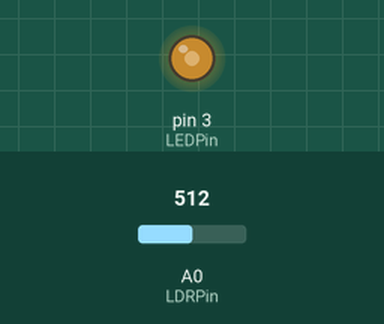
The sketch below on a simulated Arduino Uno, built with avr-gcc and run on an emulated ATmega328P. Parts: output pins drawn as LEDs (lit = HIGH). The test bench sets the inputs (shaded band); at power-on: A0 (LDRPin) = 512. What the sketch prints to the serial monitor is not drawn.

Above: at 1.2 s.
1.3 s: A0 (LDRPin) set to 410
At 1.9 s:
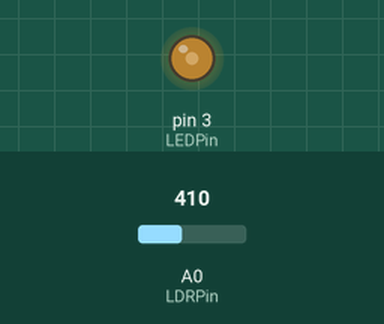
2.8 s: A0 (LDRPin) set to 375
At 3.7 s:
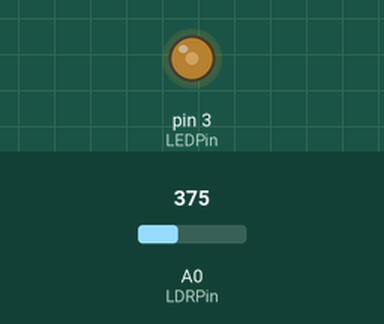
4.3 s: A0 (LDRPin) set to 122
At 5.2 s:
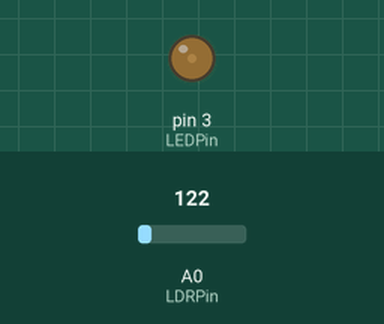
5.8 s: A0 (LDRPin) set to 11
At 6.5 s:
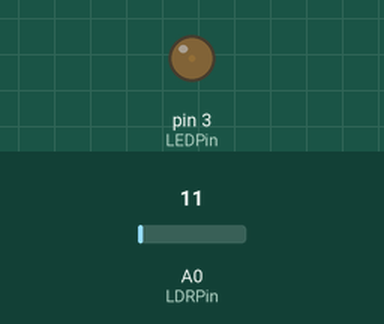
7.3 s: A0 (LDRPin) set to 8
8.8 s: A0 (LDRPin) set to 900
At 9.9 s:
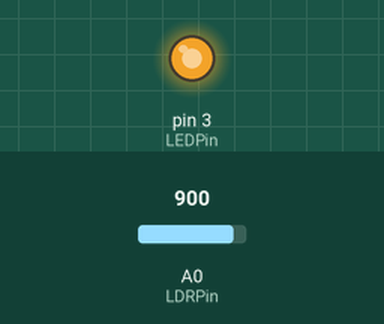
Timing chart, 0 to 11.3 s (numbered marks = the images above; inputs shaded):
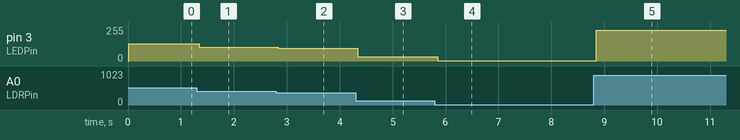

Measured:
- after the input at 1.3 s, pin 3 (LEDPin): 130/255 → 104/255 after 0.05 s
- after the input at 2.8 s, pin 3 (LEDPin): 104/255 → 95/255 at once
- after the input at 4.3 s, pin 3 (LEDPin): 95/255 → 31/255 at once
- after the input at 5.8 s, pin 3 (LEDPin): 31/255 → 2/255 after 0.05 s
- after the input at 7.3 s, every drawn part: stays the same
- after the input at 8.8 s, pin 3 (LEDPin): 2/255 → 229/255 after 0.05 s

The sketch:

LDRParlaklik.ino
```cpp
int LEDPin = 3; //PWM olarak LED
int LDRPin = A0; //Analog olarak LDR

void setup() {
  pinMode(LEDPin,OUTPUT);
  pinMode(LDRPin,INPUT);//Burada ayni pot gibi bir veri alisi olacak
  Serial.begin(9600);
}


void loop() {
  int Resisdeger = analogRead(LDRPin);//Direnc degerini olctu
  int parlaklik = map(Resisdeger,0,999,0,255); //LDR Direnc araliginden PWM'e gore aralik yaptirdik
  Serial.print("Ω :");
  Serial.println(Resisdeger);
  Serial.print("Parlaklik :");
  Serial.println(parlaklik);
  delay(10);
  analogWrite(LEDPin,parlaklik); //Buna gorede led parlakligi degisecek
  //Analog kullanma sebebimiz HIGH ve LOW degil bizim gene analog deger aldigimizdan oturudur

}
```
